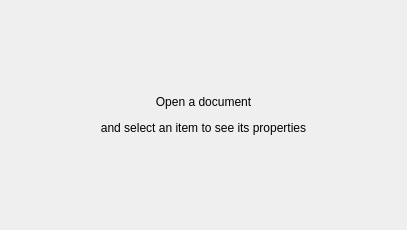
<?xml version="1.0" encoding="UTF-8"?>
<ui version="4.0">
 <class>ContentPalette_DefaultBase</class>
 <widget class="QWidget" name="ContentPalette_DefaultBase">
  <property name="geometry">
   <rect>
    <x>0</x>
    <y>0</y>
    <width>407</width>
    <height>230</height>
   </rect>
  </property>
  <property name="windowTitle">
   <string notr="true">Form</string>
  </property>
  <layout class="QVBoxLayout" name="verticalLayout_3">
   <property name="spacing">
    <number>3</number>
   </property>
   <property name="leftMargin">
    <number>3</number>
   </property>
   <property name="topMargin">
    <number>3</number>
   </property>
   <property name="rightMargin">
    <number>3</number>
   </property>
   <property name="bottomMargin">
    <number>3</number>
   </property>
   <item>
    <widget class="QLabel" name="label">
     <property name="text">
      <string>&lt;html&gt;&lt;head/&gt;&lt;body&gt;&lt;p align=&quot;center&quot;&gt;Open a document&lt;/p&gt;&lt;p align=&quot;center&quot;&gt;and select an item to see its properties&lt;/p&gt;&lt;/body&gt;&lt;/html&gt;</string>
     </property>
     <property name="alignment">
      <set>Qt::AlignCenter</set>
     </property>
    </widget>
   </item>
  </layout>
 </widget>
 <resources/>
 <connections/>
</ui>
